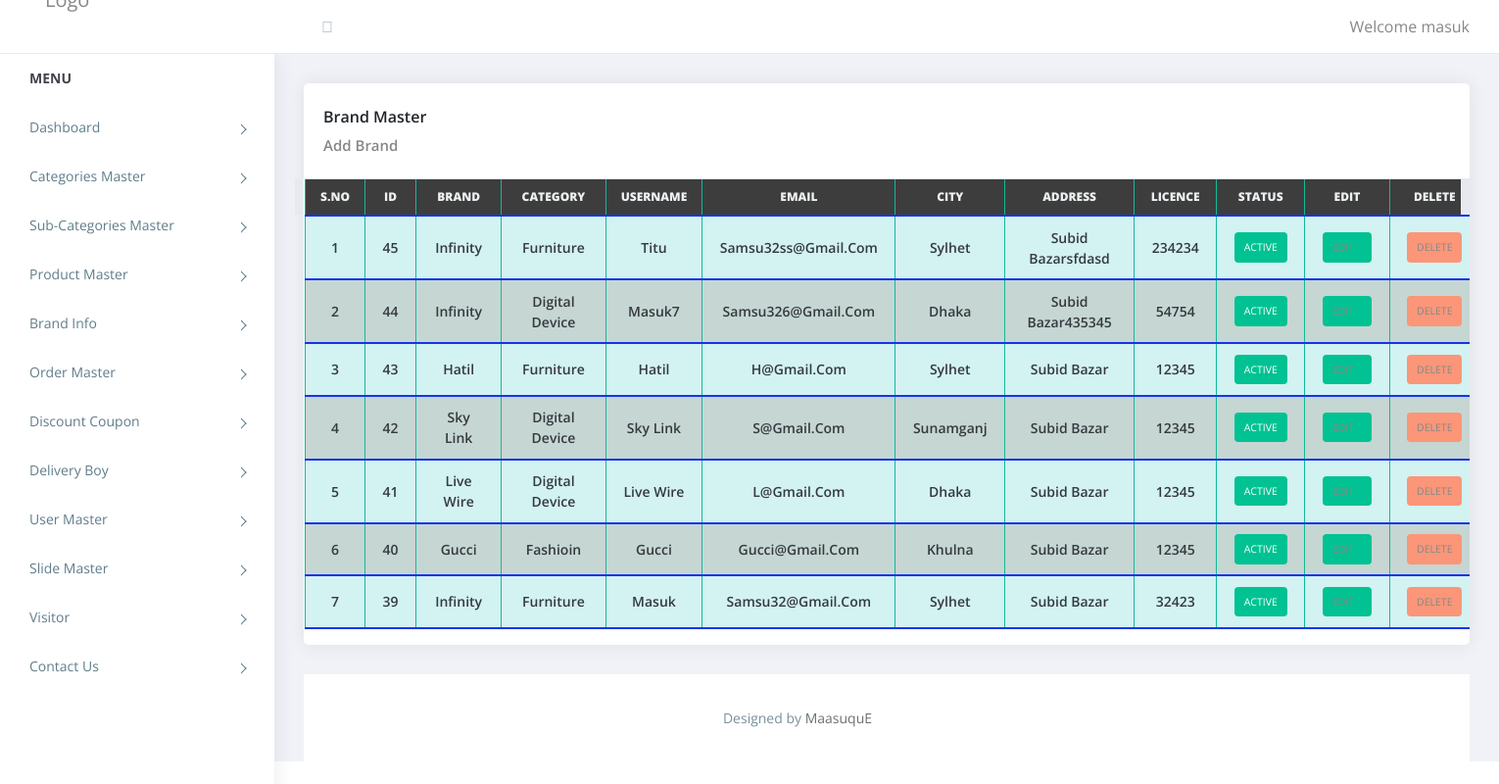
Screenshot of /admin/Brand.php (signed in) with the database file from the repository.
### tables this page shows
CREATE TABLE `brand` (
  `brand_id` int(11) NOT NULL,
  `brand_name` varchar(100) NOT NULL,
  `brand_cat` int(11) NOT NULL,
  `city` varchar(100) NOT NULL,
  `licence` varchar(100) NOT NULL,
  `user_name` varchar(100) NOT NULL,
  `email` varchar(100) NOT NULL,
  `phone` bigint(20) NOT NULL,
  `password` varchar(100) NOT NULL,
  `address` varchar(100) NOT NULL,
  `brand_sts` tinyint(4) NOT NULL,
  `brand_logo` varchar(100) NOT NULL,
  `added_on` varchar(100) NOT NULL
);

CREATE TABLE `category` (
  `category_id` int(11) NOT NULL,
  `category_name` varchar(255) NOT NULL,
  `status` tinyint(4) NOT NULL
);

### admin/Brand.php (the view, shortened to what this page needs)
<?php
   require('top.inc.php');
?>
<div class="content pb-0">
            <div class="orders">
               <div class="row">
                  <div class="col-xl-12">
                     <div class="card">
                        <div class="card-body">
                           <h4 class="box-title">Brand Master</h4>
						   <h4 class="box_title_link " ><a href="add_brand.php">Add Brand</a> </h4>
                        </div>
                        <div class="card-body--">
                           <div class="table-stats order-table ov-h">
                              <?php
                                 $sql = "SELECT * FROM brand JOIN category ON brand.brand_cat=category.category_id ORDER BY brand.brand_id DESC";
                                 $res = mysqli_query($conn,$sql) or die("Query Failed");
                              ?>
                              <table class="table ">
                                 <thead>
                                    <tr>
                                       <th>S.No</th>
                                       <th>ID</th>
                                       <th>Brand </th>
                                       <th>Category </th>
                                       <th>UserName </th>
                                       <th>Email </th>
                                       <th>City </th>
                                       <th>Address </th>
                                       <th>Licence </th>
                                       <th>Status</th>
                                       <th>Edit</th>
                                       <th>Delete</th>
                                    </tr>
                                 </thead>
                                 <tbody>
                                  <?php
                                    if(mysqli_num_rows($res)>0)
                                  $i=1; while($row = mysqli_fetch_assoc($res)){ ?>
									         <tr>
                                       <td><?php echo $i++; ?></td>
                                       <td><?php echo $row['brand_id']; ?></td>
                                       <td><?php echo $row['brand_name']; ?></td>
                                       <td><?php echo $row['category_name']; ?></td>
                                       <td><?php echo $row['user_name']; ?></td>
                                       <td><?php echo $row['email']; ?></td>
                                       <td><?php echo $row['city']; ?></td>
                                       <td><?php echo $row['address']; ?></td>
                                       <td><?php echo $row['licence']; ?></td>
                                       <td><?php
                                          if($row['brand_sts'] == '1'){
                                             echo "<span class='badge badge-complete'><a style='color:white' href='brand.php?type=status&sts=".$row['brand_sts']."&cid=".$row['brand_id']."'>Active</a></span>";
                                          }else{
                                             echo "<span class='badge badge-pending'><a style='color:white' href='brand.php?type=status&sts=".$row['brand_sts']."&cid=".$row['brand_id']."'>Deactive</a></span>";
                                          }
                                       ?></td>
                                       <td class='edit'><span class='badge badge-complete'><a href='update_brand.php?bid=<?php echo $row['brand_id']; ?>'>Edit<i class='fa fa-edit'></i></a></span></td>
                                       <td class='delete'><span class='badge badge-pending'><a href='brand.php?type=delete&cid=<?php echo $row['brand_id']; ?>'>Delete</a></span></td>
                                    </tr>
                                  <?php } ?>
                                 </tbody>
                              </table>
                           </div>
                        </div>
                     </div>
                  </div>
               </div>
            </div>
		  </div>
<?php
require('footer.inc.php');
?>

### admin/top.inc.php (shortened to what this page needs)
<!doctype html>
<html class="no-js" lang="">
   <head>
      <link rel="stylesheet" href="assets/css/normalize.css">
      <link rel="stylesheet" href="assets/css/bootstrap.min.css">
      <link rel="stylesheet" href="assets/css/fontawesome.min.css">
      <link rel="stylesheet" href="assets/css/themify-icons.css">
      <link rel="stylesheet" href="assets/css/pe-icon-7-filled.css">
      <link rel="stylesheet" href="assets/css/flag-icon.min.css">
      <link rel="stylesheet" href="assets/css/cs-skin-elastic.css">
      <link rel="stylesheet" href="assets/css/style.css">
   </head>
   <body>
      <aside id="left-panel" class="left-panel">
         <nav class="navbar navbar-expand-sm navbar-default">
            <div id="main-menu" class="main-menu collapse navbar-collapse">
               <ul class="nav navbar-nav">
                  <li class="menu-title">Menu</li>
                  <li class="menu-item-has-children dropdown">
                     <a href="index.php" >Dashboard</a>
                  </li>
				      <li class="menu-item-has-children dropdown">
                     <a href="category.php" > Categories Master</a>
                  </li>
                  <li class="menu-item-has-children dropdown">
                     <a href="sub_category.php" >Sub-Categories Master</a>
                  </li>
                  <li class="menu-item-has-children dropdown">
                     <a href="product.php" > Product Master</a>
                  </li>
                  <li class="menu-item-has-children dropdown">
                     <a href="brand.php" >Brand Info</a>
                  </li>
				      <li class="menu-item-has-children dropdown">
                     <a href="order.php" > Order Master</a>
                  </li>
                  <li class="menu-item-has-children dropdown">
                     <a href="discount_coupon.php" >Discount Coupon</a>
                  </li>
                  <li class="menu-item-has-children dropdown">
                     <a href="delivery_boy.php" > Delivery Boy</a>
                  </li>
                  <li class="menu-item-has-children dropdown">
                           <a href="user.php" >User Master</a>
                     </li>
                  <li class="menu-item-has-children dropdown">
                     <a href="slide_product.php" >Slide Master</a>
                  </li>
                  <li class="menu-item-has-children dropdown">
                           <a href="visitor.php" >Visitor</a>
                     </li>
				      <li class="menu-item-has-children dropdown">
                     <a href="contact_us.php" >Contact Us</a>
                  </li>
               </ul>
            </div>
         </nav>
      </aside>
      <div id="right-panel" class="right-panel">
         <header id="header" class="header">
            <div class="top-left">
               <div class="navbar-header">
                  <a class="navbar-brand" href="index.php"><img src="images/logo.png" alt="Logo"></a>
                  <a id="menuToggle" class="menutoggle"><i class="fa fa-bars"></i></a>
               </div>
            </div>
            <div class="top-right">
               <div class="header-menu">
                  <div class="user-area dropdown float-right">
                     <a href="#" class="dropdown-toggle active" data-toggle="dropdown" aria-haspopup="true" aria-expanded="false">Welcome <?php echo $_SESSION['username']; ?></a>
                  </div>
               </div>
            </div>
         </header>

### admin/footer.inc.php (shortened to what this page needs)
<html>
         <footer class="site-footer">
            <div class="footer-inner bg-white">
               <div class="row">
                  <div class="col-sm-6 text-right">
                     Designed by <a href="#">MaasuquE</a>
                  </div>
               </div>
            </div>
         </footer>
      </div>
   </body>
</html>

### rows the page displays
brand: brand_id "45", brand_name "Infinity", category.category_name "Furniture", user_name "Titu", email "Samsu32ss@gmail.com", city "Sylhet", address "Subid Bazarsfdasd", licence "234234"
brand: brand_id "44", brand_name "Infinity", category.category_name "Digital Device", user_name "Masuk7", email "Samsu326@gmail.com", city "Dhaka", address "Subid Bazar435345", licence "54754"
brand: brand_id "43", brand_name "Hatil", category.category_name "Furniture", user_name "Hatil", email "H@gmail.com", city "Sylhet", address "Subid Bazar", licence "12345"
brand: brand_id "42", brand_name "Sky Link", category.category_name "Digital Device", user_name "Sky Link", email "S@gmail.com", city "Sunamganj", address "Subid Bazar", licence "12345"
brand: brand_id "41", brand_name "Live Wire", category.category_name "Digital Device", user_name "Live Wire", email "L@gmail.com", city "Dhaka", address "Subid Bazar", licence "12345"
brand: brand_id "40", brand_name "Gucci", category.category_name "Fashioin", user_name "Gucci", email "Gucci@gmail.com", city "Khulna", address "Subid Bazar", licence "12345"
brand: brand_id "39", brand_name "Infinity", category.category_name "Furniture", user_name "Masuk", email "Samsu32@gmail.com", city "Sylhet", address "Subid Bazar", licence "32423"

### other values shown
$_SESSION['username'] "masuk"
